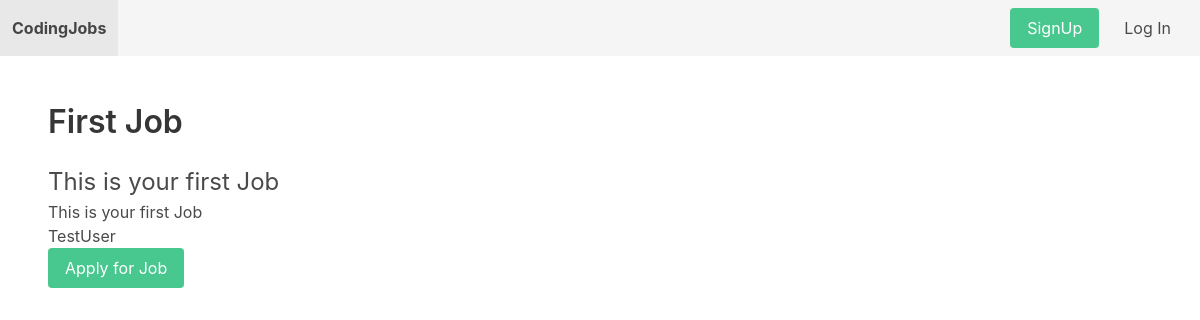
Page /jobs/1/ on the committed database.
### job/models.py (models this page shows, shortened)
class Job(models.Model):
    title = models.CharField(max_length=255)
    short_description = models.TextField()
    long_description = models.TextField(blank=True, null=True)
    created_by = models.ForeignKey(User, related_name='jobs', on_delete=models.CASCADE)
    created_at = models.DateTimeField(auto_now_add=True)
    changed_at = models.DateTimeField(auto_now=True)

### job/views.py (the view)
# urls.py: path('jobs/<int:job_id>/', views.job_detail, name="job_detail"),
def job_detail(request, job_id):
    job = Job.objects.get(pk=job_id)
    return render(request, 'job/job_detail.html', {'job':job})

### notification/context_processors.py (called while the page is built)
def notifications(request):
    if request.user.is_authenticated:
        return {'notifications': request.user.notifications.filter(is_read=False)}
    else:
        return {'notifications': []}

### job/templates/job/job_detail.html
{% extends 'core/base.html' %}
{% block content %}
    <h1 class="title">{{ job.title }}</h1>
    <p class="is-size-4">{{ job.short_description }}</p>
    <p>{{ job.long_description }}</p>
    <p>{{ job.created_by }}</p>
    <a href="{% url 'apply_for_job' job.id %}" class="button is-success">Apply for Job</a>
{% endblock %}

### rows in the picture
Job: title "First Job", short_description "This is your first Job", long_description "This is your first Job", created_by "TestUser"
